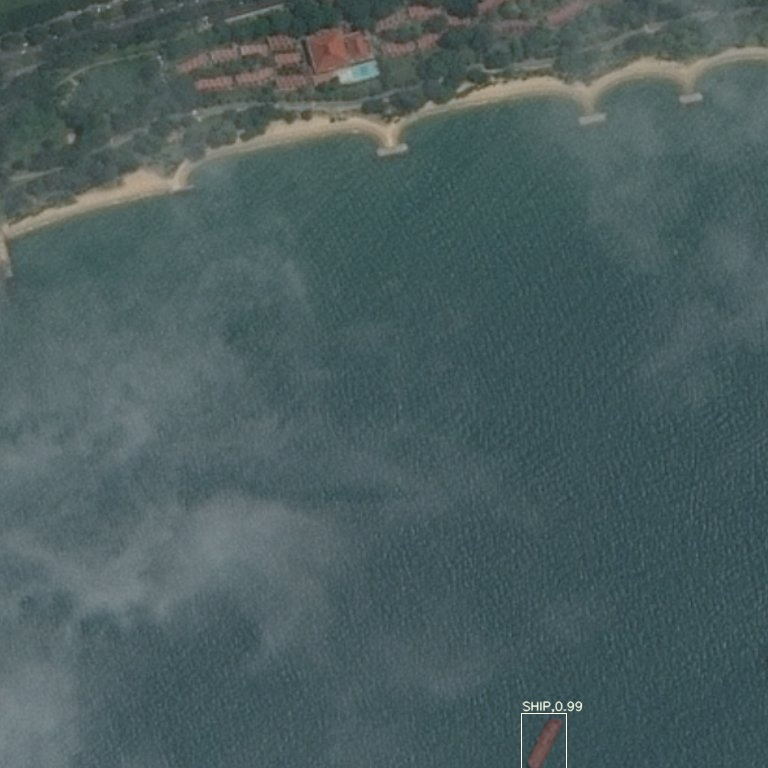
#> input picture example_img/03766fdb1.jpg, 768 x 768 px; its folder holds only this picture in this run
$ python -i imaug.py   (imports and definitions only)   (older library calls are emulated)
#> lines starting #> are read from the running program, lines starting #| are printed output that depends on the picture
#> further down, picture is the input picture: shape (768, 768, 3); mean B, G, R 95.5, 94.3, 75.8
import numpy as np
import cv2
import math
import random
import collections
import copy
import numbers
import inspect
import shutil
from timeit import default_timer as timer

import csv
import pandas as pd
import pickle
import glob
import sys
from distutils.dir_util import copy_tree
import time
import matplotlib.pyplot as plt

import skimage
import skimage.color
import skimage.morphology
from scipy import ndimage
### for processing mask
import skimage.morphology as morph
from skimage.filters import threshold_otsu
import scipy.ndimage as ndi
from scipy.stats import itemfreq
import scipy.misc

from tensorpack.dataflow import (
    imgaug, dataset, AugmentImageComponent, PrefetchDataZMQ,
    BatchData, MultiThreadMapData)

WIDTH = 256
HEIGHT = 256

# [262 lines left out: functions get_resnet_augmentor, augment_brightness_images, random_shift_scale_rotate_transform2, color_aug, multi_mask_to_annotation, dummy_transform and 8 more, not called in this run]


def do_clahe(image, clip=2, grid=16):
#> called with clip = 2, grid = 16
    grid=int(grid)

    lab = cv2.cvtColor(image, cv2.COLOR_BGR2LAB)
#> lab: shape (768, 768, 3); mean of channels 0, 1, 2 98.4, 121.4, 125.1
    gray, a, b = cv2.split(lab)
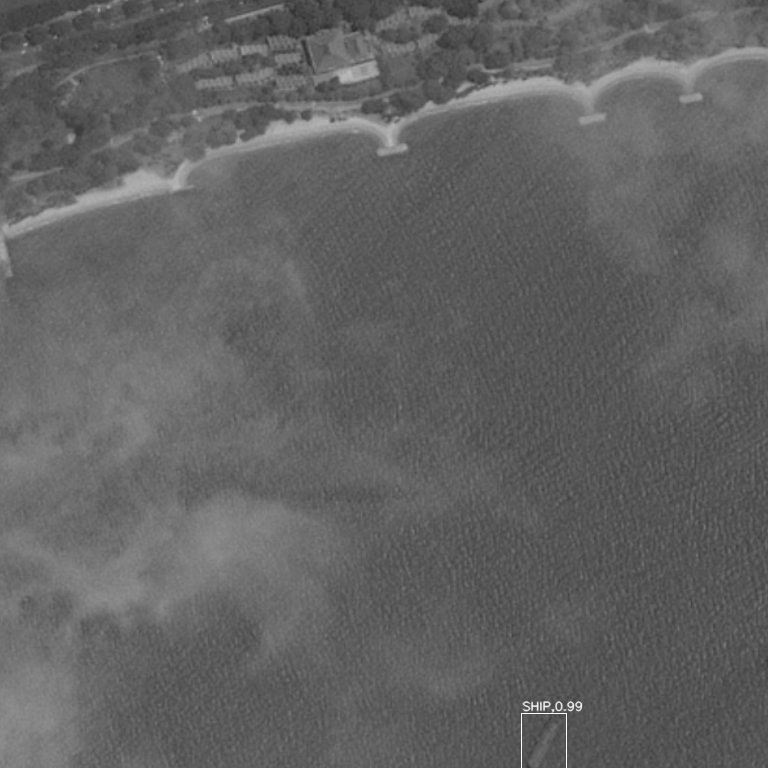
#> gray: shape (768, 768); min 42, max 254, mean 98.4
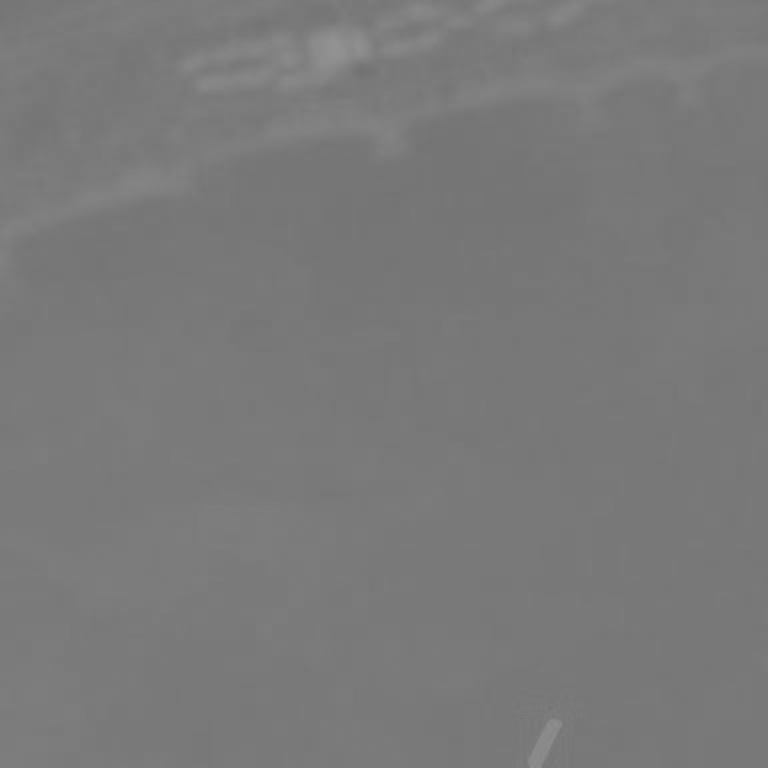
#> a: shape (768, 768); min 114, max 147, mean 121.4
    gray  = cv2.createCLAHE(clipLimit=clip, tileGridSize=(grid,grid)).apply(gray)
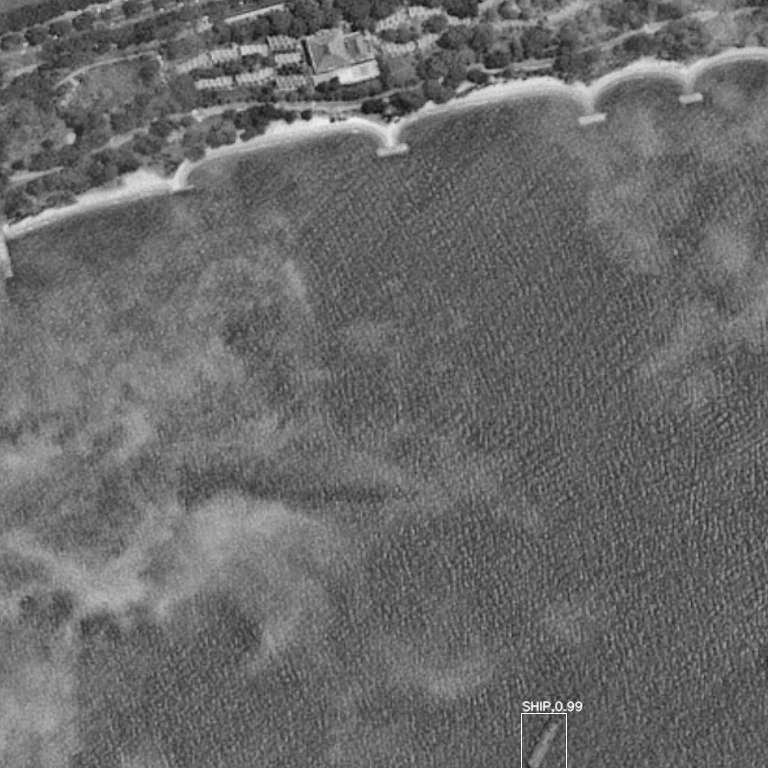
#> gray: shape (768, 768); min 22, max 254, mean 106
    lab   = cv2.merge((gray, a, b))
#> lab: shape (768, 768, 3); mean of channels 0, 1, 2 106, 121.4, 125.1
    image = cv2.cvtColor(lab, cv2.COLOR_LAB2BGR)
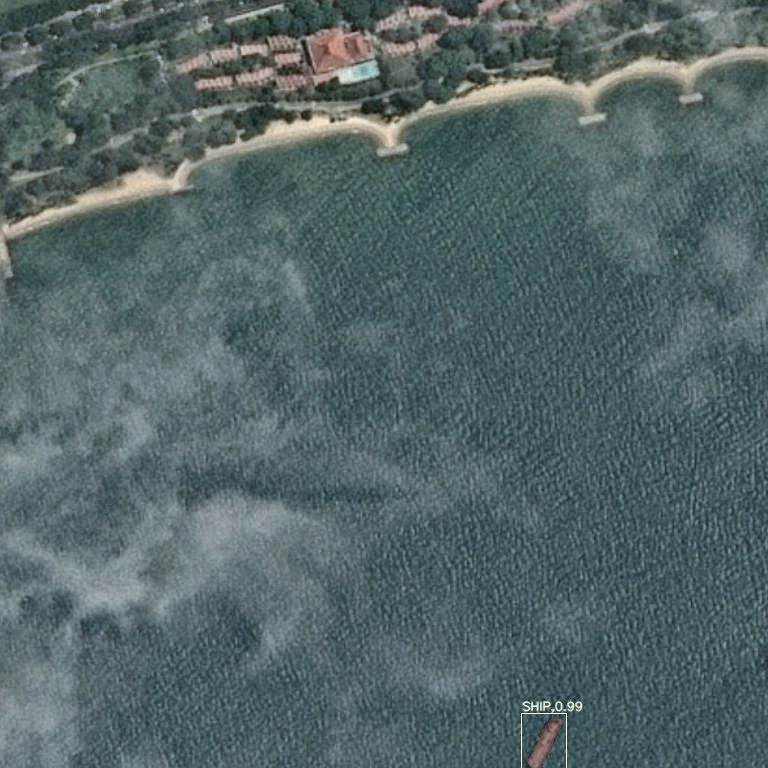
#> image: shape (768, 768, 3); mean B, G, R 102.9, 101.9, 83.2

    return image

## color ====================================================================================
# [231 lines left out: functions do_decolor, do_saturation_shift, do_hue_shift, do_color_shift, do_unsharp, do_gaussian_noise and 6 more, not called in this run]


def fix_crop_transform2(image, mask, x,y,w,h):
    return do_crop2(image, mask, x,y,w,h )

# [67 lines left out: functions random_crop_transform2, do_elastic_transform2, not called in this run]


# main #################################################################
# [8 lines not run here, left out]

>>> import cv2
>>> picture = cv2.imread('example_img/03766fdb1.jpg')
>>> result = do_clahe(picture)
